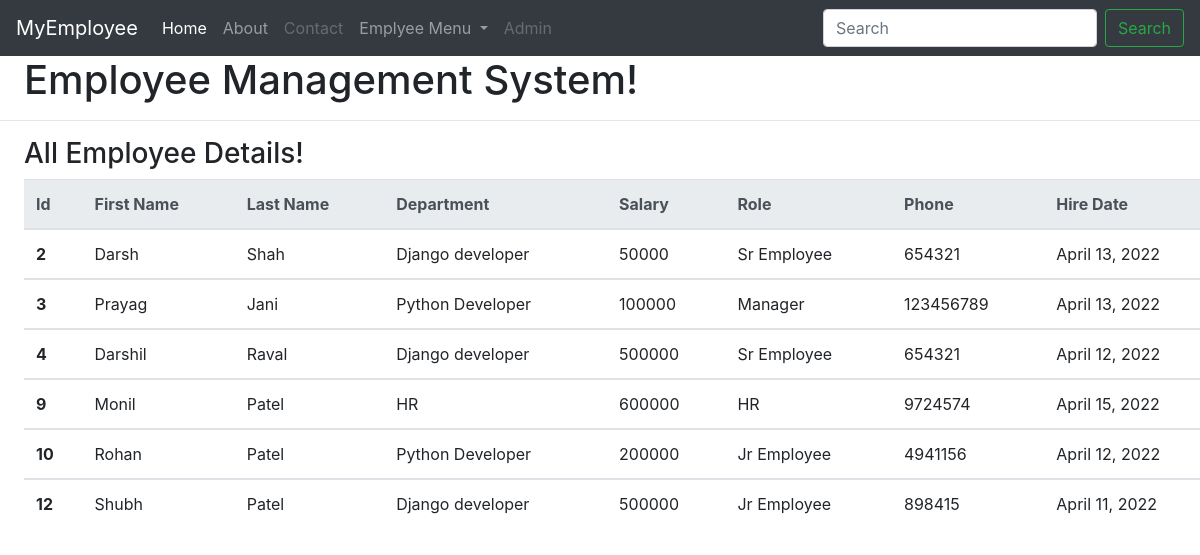
Page /allEmp/ on the committed database.
### mem/models.py (models this page shows, shortened)
class Employee(models.Model):
    firstName = models.CharField(max_length=30,null=False)
    lastName = models.CharField(max_length=30,default="")
    dept = models.ForeignKey(Department,on_delete=models.CASCADE)
    salary = models.IntegerField(default=0)
    bonus = models.IntegerField(default=0)
    role = models.ForeignKey(Role,on_delete=models.CASCADE)
    phone = models.IntegerField(default=0)
    hiredate = models.DateField()

class Department(models.Model):
    name = models.CharField(max_length=20,null=False)
    location = models.CharField(max_length=40,default="")
    def __str__(self):
        return self.name

class Role(models.Model):
    name = models.CharField(max_length=30,null=False)
    def __str__(self):
        return self.name

### mem/views.py (the view)
# urls.py: path('allEmp/', views.allEmp,name='AllEmp'),
def allEmp(request):
    emps = Employee.objects.all()
    context = {'emps':emps}
    return render(request,'mem/allEmp.html',context)

### mem/templates/mem/allEmp.html (shortened to what this page needs)
{%extends 'mem/base.html'%}
{% block body%}
<h3 class="mx-4">All Employee Details!</h3>
<table class="table mx-4">
    <thead class="thead-light">
      <tr>
        <th scope="col">Id</th>
        <th scope="col">First Name</th>
        <th scope="col">Last Name</th>
        <th scope="col">Department</th>
        <th scope="col">Salary</th>
        <th scope="col">Role</th>
        <th scope="col">Phone</th>
        <th scope="col">Hire Date</th>
      </tr>
    </thead>
    {%for emp in emps%}
    <tbody>
      <tr>
        <th scope="row">{{emp.id}}</th>
        <td>{{emp.firstName}}</td>
        <td>{{emp.lastName}}</td>
        <td>{{emp.dept}}</td>
        <td>{{emp.salary}}</td>
        <td>{{emp.role}}</td>
        <td>{{emp.phone}}</td>
        <td>{{emp.hiredate}}</td>
      </tr>
    </tbody>
    {%endfor%}
  </table>
{% endblock %}

### mem/templates/mem/base.html (shortened to what this page needs)
<!doctype html>
<html lang="en">
  <head>
    <link rel="stylesheet" href="https://cdn.jsdelivr.net/npm/bootstrap@4.1.3/dist/css/bootstrap.min.css">
  </head>
  <body>
    <nav class="navbar navbar-expand-lg navbar-dark bg-dark">
        <a class="navbar-brand" href="/">MyEmployee</a>
        <div class="collapse navbar-collapse" id="navbarSupportedContent">
          <ul class="navbar-nav mr-auto">
            <li class="nav-item active">
              <a class="nav-link" href="/">Home <span class="sr-only">(current)</span></a>
            </li>
            <li class="nav-item">
              <a class="nav-link" href="/about">About</a>
            </li>
            <li class="nav-item">
              <a class="nav-link disabled" href="/contact">Contact</a>
            </li>
            <li class="nav-item dropdown">
              <a class="nav-link dropdown-toggle" href="#" id="navbarDropdown" role="button" data-toggle="dropdown" aria-haspopup="true" aria-expanded="false">
                Emplyee Menu
              </a>
            </li>
            <li class="nav-item">
                <a class="nav-link disabled" href="/admin">Admin</a>
              </li>
          </ul>
          <form class="form-inline my-2 my-lg-0">
            <input class="form-control mr-sm-2" type="search" placeholder="Search" aria-label="Search">
            <button class="btn btn-outline-success my-2 my-sm-0" type="submit">Search</button>
          </form>
        </div>
    </nav>
        <h1 class="mx-4">Employee Management System!</h1>
          <hr>
      {%block body%}
      {%endblock%}
    </body>
</html>

### rows in the picture
Employee: id "2", firstName "Darsh", lastName "Shah", dept "Django developer", salary "50000", role "Sr Employee", phone "654321", hiredate "April 13, 2022"
Employee: id "3", firstName "Prayag", lastName "Jani", dept "Python Developer", salary "100000", role "Manager", phone "123456789", hiredate "April 13, 2022"
Employee: id "4", firstName "Darshil", lastName "Raval", dept "Django developer", salary "500000", role "Sr Employee", phone "654321", hiredate "April 12, 2022"
Employee: id "9", firstName "Monil", lastName "Patel", dept "HR", salary "600000", role "HR", phone "9724574", hiredate "April 15, 2022"
Employee: id "10", firstName "Rohan", lastName "Patel", dept "Python Developer", salary "200000", role "Jr Employee", phone "4941156", hiredate "April 12, 2022"
Employee: id "12", firstName "Shubh", lastName "Patel", dept "Django developer", salary "500000", role "Jr Employee", phone "898415", hiredate "April 11, 2022"
